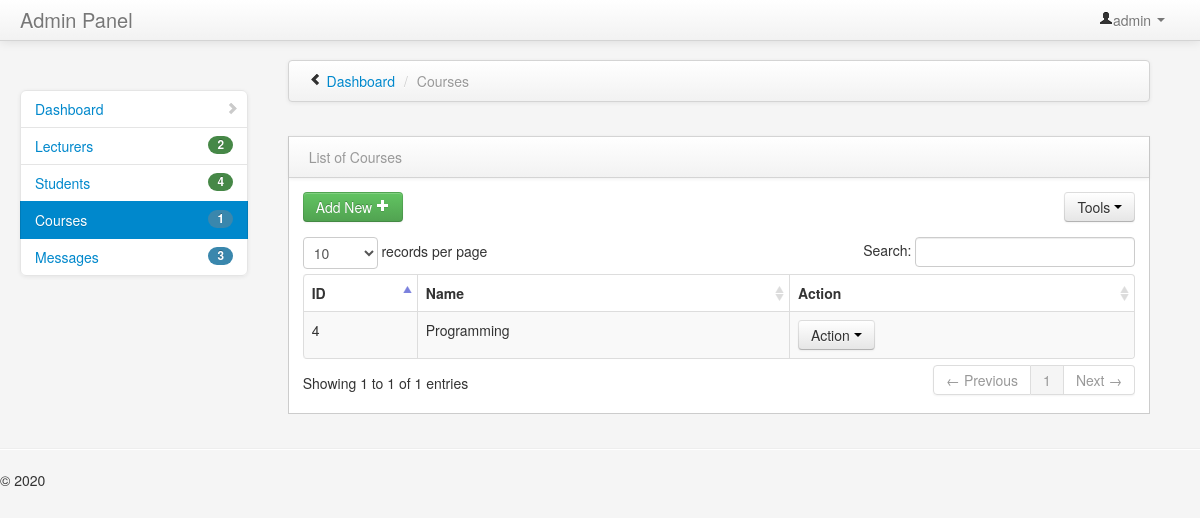
Page /admin/category/index.php (signed in) on the earlier database version.
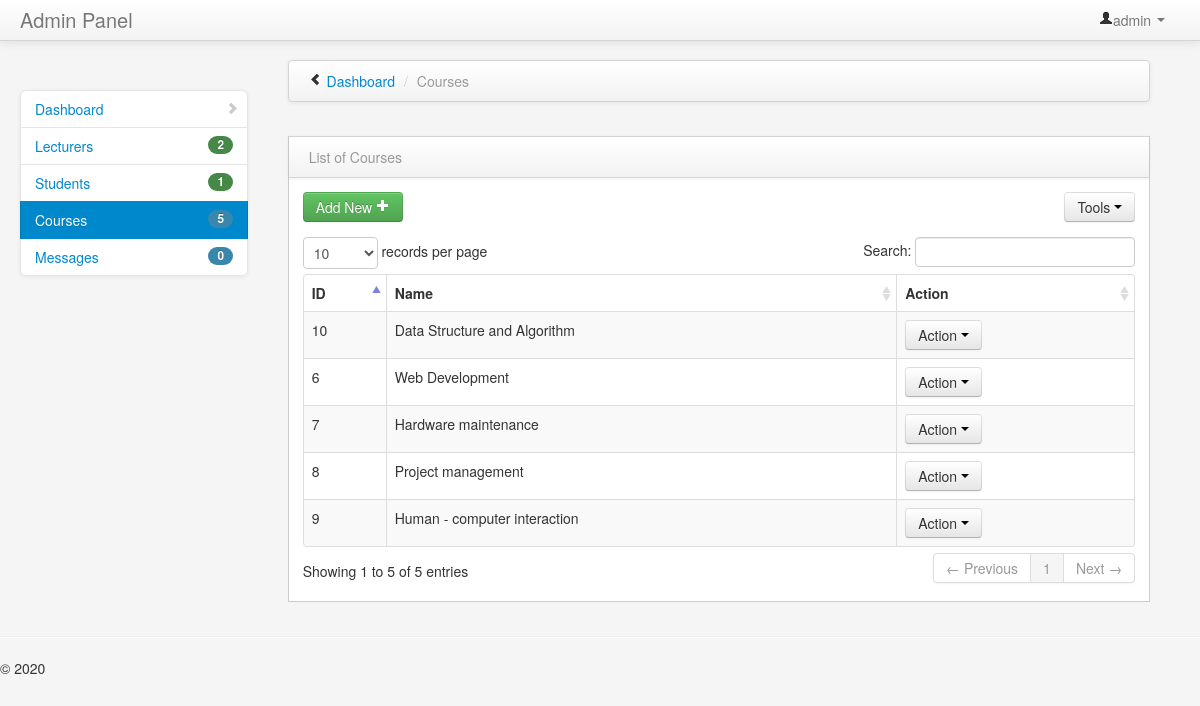
Same page on the later database version.
### tables this page shows
CREATE TABLE IF NOT EXISTS `tbl_category` (
  `cat_Id` int(11) NOT NULL auto_increment,
  `name` varchar(255) default NULL,
  `description` text,
  `image` varchar(255) default NULL,
  PRIMARY KEY  (`cat_Id`)
);

### admin/category/index.php (the view, shortened to what this page needs)
<?php
$adm_user=$_SESSION['adm_user'];
?>
<!DOCTYPE html>
<html class="no-js">
    <head>
        <link href="../../bootstrap/css/bootstrap.min.css" rel="stylesheet" media="screen">
        <link href="../../bootstrap/css/bootstrap-responsive.min.css" rel="stylesheet" media="screen">
        <link href="../../assets/styles.css" rel="stylesheet" media="screen">
        <link href="../../assets/DT_bootstrap.css" rel="stylesheet" media="screen">
    </head>
    <body>
        <div class="navbar navbar-fixed-top">
            <div class="navbar-inner">
                <div class="container-fluid">
                    <a class="brand" href="#">Admin Panel</a>
                    <div class="nav-collapse collapse">
                        <ul class="nav pull-right">
                            <li class="dropdown">
                                <a href="#" role="button" class="dropdown-toggle" data-toggle="dropdown"> <i class="icon-user"></i><?php echo $adm_user;?> <i class="caret"></i>
                                </a>
                            </li>
                        </ul>
                    </div>
                </div>
            </div>
        </div>
        <div class="container-fluid">
            <div class="row-fluid">
                <div class="span3" id="sidebar">
                    <ul class="nav nav-list bs-docs-sidenav nav-collapse collapse">
                        <li >
                            <a href="../home.php"><i class="icon-chevron-right"></i> Dashboard</a>
                        </li>
                        <li>
                        <?php
                                    $result=mysql_query("SELECT count(*) as total from tbl_teacher");
                                    $data=mysql_fetch_assoc($result);
                                    $percent = $data['total'];
                                    ?>
                            <a href="../teacher/index.php"><span class="badge badge-success pull-right"><?php echo $percent;?></span> Lecturers</a>
                        </li>
                        <li>
                        <?php
                                    $result=mysql_query("SELECT count(*) as total from tbl_user");
                                    $data=mysql_fetch_assoc($result);
                                    $percent = $data['total'];
                                    ?>
                            <a href="../students/index.php"><span class="badge badge-success pull-right"><?php echo $percent;?></span> Students</a>
                        </li>
                        <li   class="active">
                          <?php
                                    $result=mysql_query("SELECT count(*) as total from tbl_category");
                                    $data=mysql_fetch_assoc($result);
                                    $percent = $data['total'];
                                    ?>
                            <a href="../category/index.php"><span class="badge badge-info pull-right"><?php echo $percent;?></span> Courses</a>
                        </li>
                        <li>
                        <?php
                                    $result=mysql_query("SELECT count(*) as total from tbl_contact");
                                    $data=mysql_fetch_assoc($result);
                                    $percent = $data['total'];
                                    ?>
                            <a href="../message/index.php"><span class="badge badge-info pull-right"><?php echo $percent;?></span> Messages</a>
                        </li>
                    </ul>
                </div>
                <div class="span9" id="content">
                    <div class="row-fluid">
                            <div class="navbar">
                                <div class="navbar-inner">
                                    <ul class="breadcrumb">
                                        <i class="icon-chevron-left hide-sidebar"><a href='#' title="Hide Sidebar" rel='tooltip'>&nbsp;</a></i>
                                        <li>
                                            <a href="../home.php">Dashboard</a> <span class="divider">/</span>
                                        </li>
                                        <li class="active">Courses</li>
                                    </ul>
                                </div>
                            </div>
                        </div>
                   <div class="row-fluid">
                        <div class="block">
                            <div class="navbar navbar-inner block-header">
                                <div class="muted pull-left">List of Courses</div>
                            </div>
                            <div class="block-content collapse in">
                                <div class="span12">
                                   <div class="table-toolbar">
                                      <div class="btn-group">
                                         <a href="add-cat.php"><button class="btn btn-success">Add New <i class="icon-plus icon-white"></i></button></a>
                                      </div>
                                      <div class="btn-group pull-right">
                                         <button data-toggle="dropdown" class="btn dropdown-toggle">Tools <span class="caret"></span></button>
                                      </div>
                                   </div>
                                    <table cellpadding="0" cellspacing="0" border="0" class="table table-striped table-bordered" id="example2">
                                              <thead>
                                        <tr>
                                            <th>ID</th>
                                            <th>Name</th>
                                            <th>Action</th>
                                        </tr>
                                    </thead>
                                    <tbody>
                                        <?php
                                        $sql = "SELECT * FROM `tbl_category` ";
                                        $run = mysql_query($sql);
                                        while($row=mysql_fetch_array($run)){
                                            echo '<tr class="odd gradeX" id="rec">';
                                            echo "<td>".$row['cat_Id']."</td>";
                                            echo "<td>".$row['name']."</td>";
                                             echo "<td>".
                                            '<div class="btn-group">
                                            <button type="button" class="btn btn-default btn-xs dropdown-toggle" data-toggle="dropdown" data-hover="dropdown" data-delay="500" data-close-others="false">
                                                Action
                                            <span class="caret"></span>
                                            </button>
                                            <ul class="dropdown-menu pull-right" role="menu">
                                            <li><a href="edit.php?cat_Id='.$row["cat_Id"].'"><span class="glyphicon glyphicon-edit"></span> Edit</a></li>
                                            <li><a href="#"  cat_Id="'.$row['cat_Id'].'" class="delbutton" title="Click To Delete"><span class="glyphicon glyphicon-trash"></span> Delete</a></li>
                                            </ul>
                                            </div>'
                                                    ."</td>";
                                            echo "</tr>";
                                        }
                                        ?>
                                    </tbody>
                                    </table>
                                </div>
                            </div>
                        </div>
                    </div>
                    </div>
                </div>
            </div>
            <hr>
            <footer>
                <p>&copy; 2020</p>
            </footer>
    </body>
</html>

### assets/styles.css (style rules this page uses)
body { padding-top: 0; padding-bottom: 40px; background-color: #f5f5f5; }
@media (min-width: 979px) { body { padding-top: 60px; } }
#content { margin-left:0px; }
.hide-sidebar, .show-sidebar { cursor: pointer; }
.breadcrumb { margin: 0 0 0px; padding: 10px 0px; background-color: transparent; }
.block { border: 1px solid #ccc; background: white; margin: 1em 0em; border-top: none; }
.block-content { margin: 1em; min-height: .25em; }
.block-header { margin-bottom: 0px; border-right: none; border-left: none; -webkit-border-radius: 0px; -moz-border-radius: 0px; border-radius: 0px; }
.block-header div { padding-top: 10px; }
.bs-docs-sidenav { max-width: 228px; margin: 30px 0 0; padding: 0; background-color: #fff; -webkit-border-radius: 6px; -moz-border-radius: 6px; border-radius: 6px; -webkit-box-shadow: 0 1px 4px rgba(0,0,0,.065); -moz-box-shadow: 0 1px 4px rgba(0,0,0,.065); box-shadow: 0 1px 4px rgba(0,0,0,.065); }
.bs-docs-sidenav > li > a { display: block; width: 190px \9; margin: 0 0 -1px; padding: 8px 14px; border: 1px solid #e5e5e5; }
.bs-docs-sidenav > li:first-child > a { -webkit-border-radius: 6px 6px 0 0; -moz-border-radius: 6px 6px 0 0; border-radius: 6px 6px 0 0; }
.bs-docs-sidenav > li:last-child > a { -webkit-border-radius: 0 0 6px 6px; -moz-border-radius: 0 0 6px 6px; border-radius: 0 0 6px 6px; }
.bs-docs-sidenav > .active > a { position: relative; z-index: 2; padding: 9px 15px; border: 0; text-shadow: 0 1px 0 rgba(0,0,0,.15); -webkit-box-shadow: inset 1px 0 0 rgba(0,0,0,.1), inset -1px 0 0 rgba(0,0,0,.1); -moz-box-shadow: inset 1px 0 0 rgba(0,0,0,.1), inset -1px 0 0 rgba(0,0,0,.1); box-shadow: inset 1px 0 0 rgba(0,0,0,.1), inset -1px 0 0 rgba(0,0,0,.1); }
.bs-docs-sidenav .icon-chevron-right { float: right; margin-top: 2px; margin-right: -6px; opacity: .25; }

Differences in the rows shown:
removed tbl_category: cat_Id "4", name "Programming"
added tbl_category: cat_Id "6", name "Web Development"
added tbl_category: cat_Id "7", name "Hardware maintenance"
added tbl_category: cat_Id "8", name "Project management"
added tbl_category: cat_Id "9", name "Human - computer interaction"
added tbl_category: cat_Id "10", name "Data Structure and Algorithm"
Other differences:
$percent: "4" → "1"
$percent: "1" → "5"
$percent: "3" → "0"
text written by a page script: "records per page Search: Showing 1 to 1 of 1 entries ← Previous 1 Next →" → "records per page Search: Showing 1 to 5 of 5 entries ← Previous 1 Next →"
